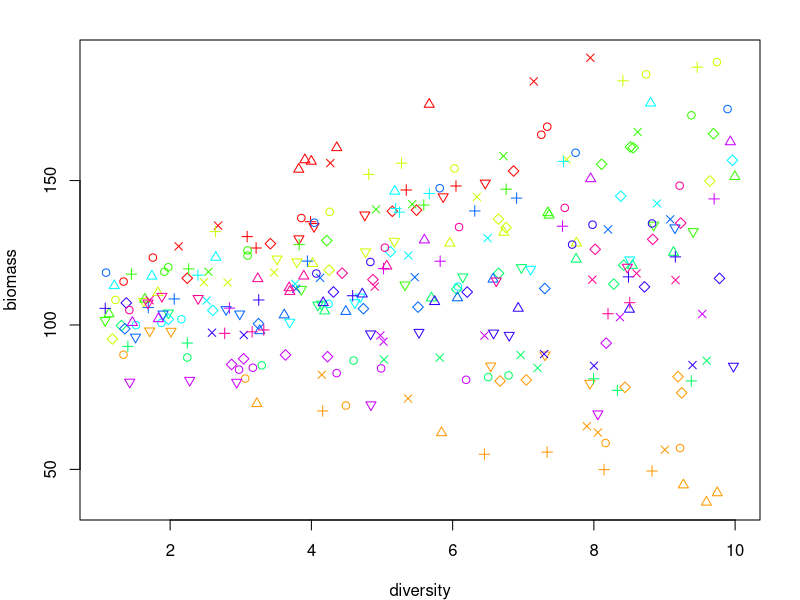
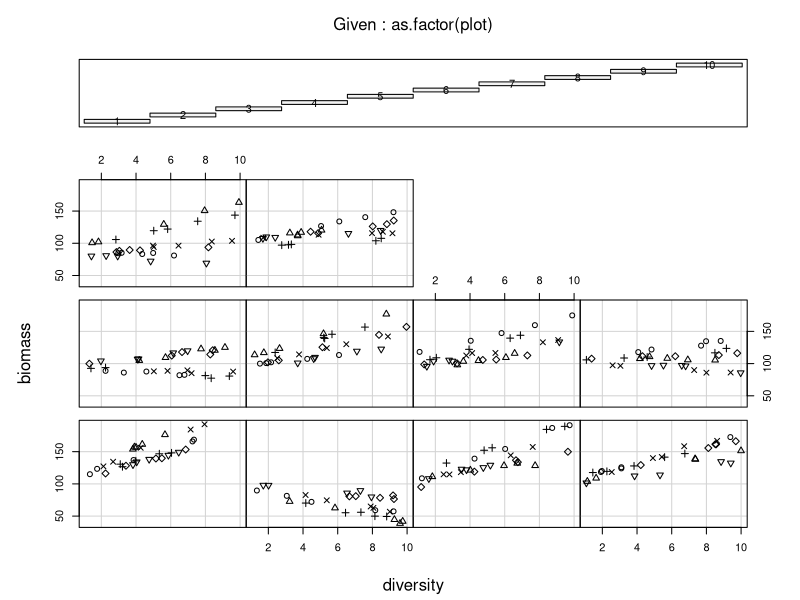
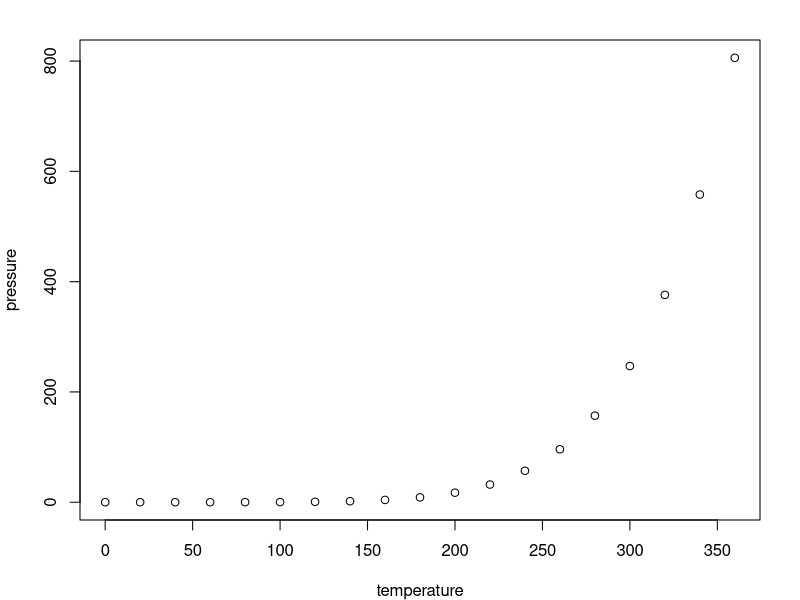

Reproduce these figures in R, in order.
## ---- chunk 1
bdat = read.csv("dataset_2.csv")
n_plots = length(unique(bdat$plot))

# plot
par(mar=c(4,4,2,2))
plot(biomass~diversity, col = rainbow(n_plots)[plot], pch = subplot, data = bdat)
## ---- chunk 2
par(mar=c(4,4,2,2))
coplot(biomass~diversity|as.factor(plot), data = bdat,
       panel = function(x, y, ...) {points(x,y, pch = bdat$subplot[bdat$plot==1])})
## ---- chunk 3
knitr::opts_chunk$set(echo = TRUE)
## ---- chunk 4
summary(cars)
## ---- chunk 5
plot(pressure)
